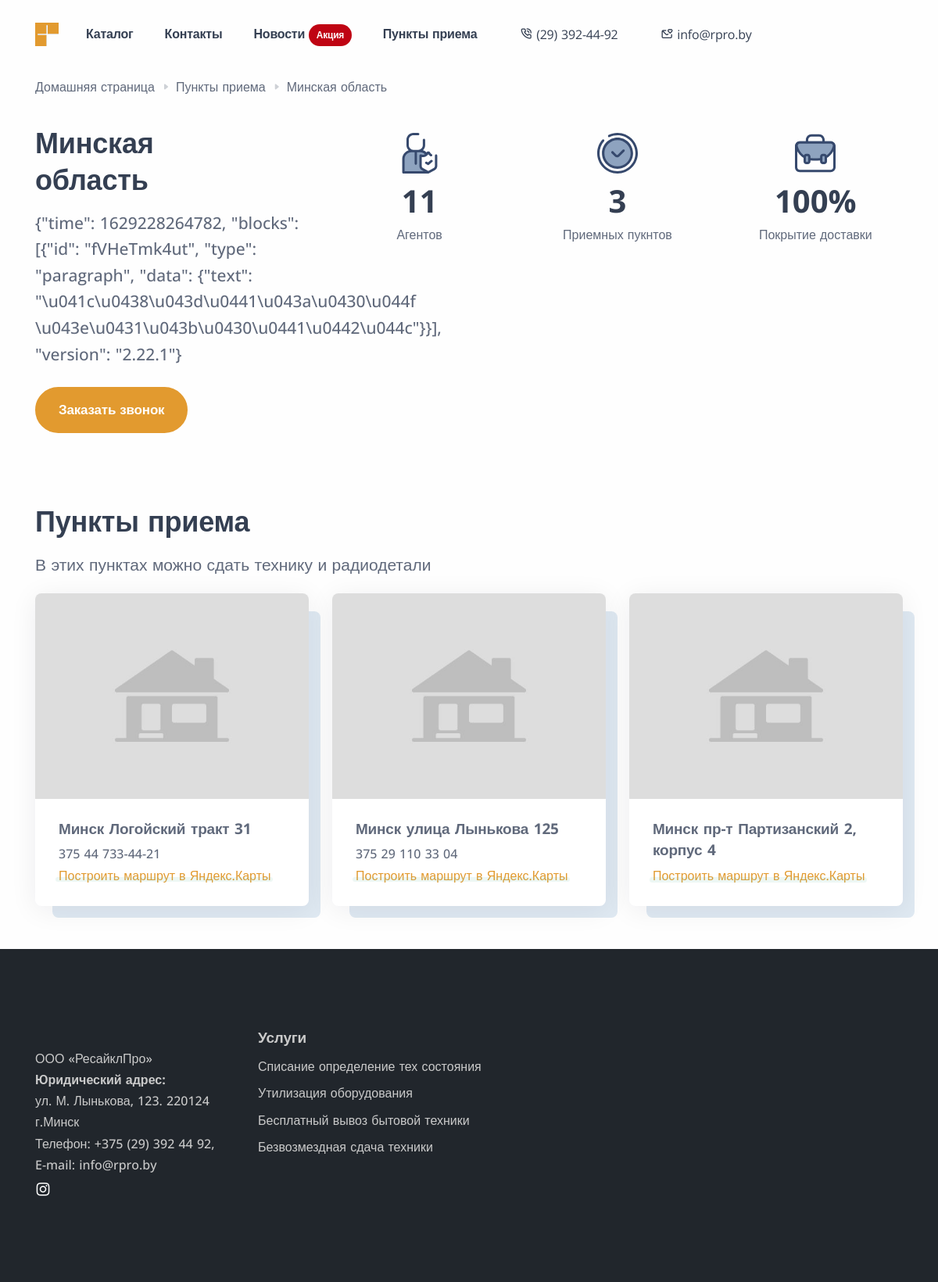
The app's page /region/minsk, older data.
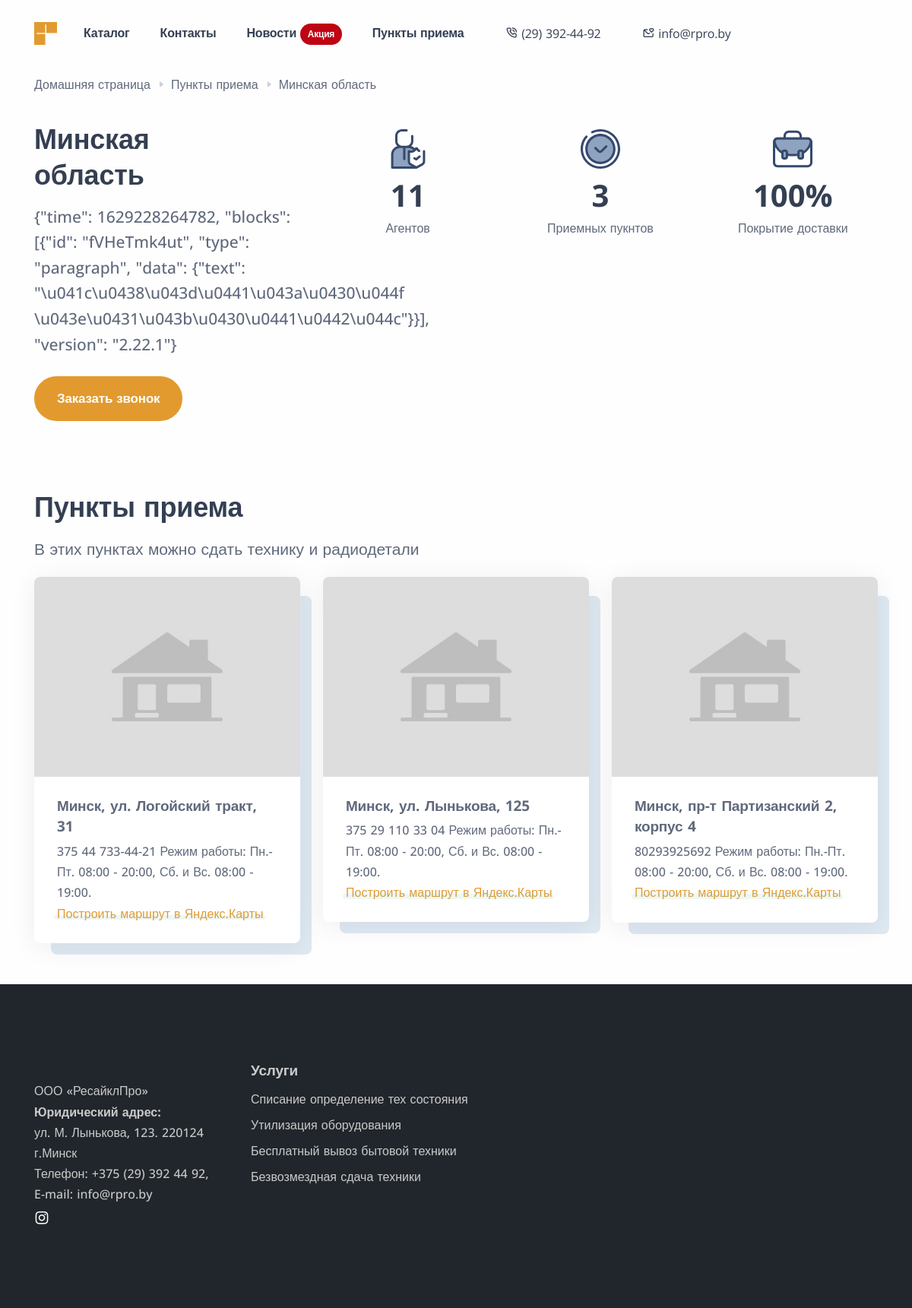
The same page, newer data.
### recycle/models.py (models this page shows, shortened)
class Region(models.Model):
    region_name = models.CharField('Название региона', max_length=200)
    region_title = models.CharField('Заголовок для Open Graph (og:title)', max_length=200)
    region_metadesc = models.CharField('Описание для Open Graph (og:description)', max_length=300)
    region_slug = models.CharField('URL', max_length=200, default='region' + str(datetime.datetime.now()))
    region_short_desc = models.TextField('Короткое описание', blank=True)
    body_editorjs = EditorJsJSONField()
    pub_date = models.DateTimeField(default=datetime.datetime.now)

class Punkt(models.Model):
    punkt_name = models.CharField('Название пункта приема', max_length=200)
    punkt_title = models.CharField('Заголовок для Open Graph (og:title)', max_length=200)
    punkt_metadesc = models.CharField('Описание для Open Graph (og:description)', max_length=300)
    punkt_short_desc = models.TextField('Короткое описание', blank=True)
    punkt_geo = models.CharField('Описание description', max_length=300, default="55.659173,37.762848")
    punkt_image = models.ImageField('Изображение пункта')
    body_editorjs = EditorJsJSONField()
    region = models.ForeignKey(Region, on_delete=models.CASCADE)
    pub_date = models.DateTimeField(default=datetime.datetime.now)

### recycle/views.py (the view)
# urls.py: path('region/<str:region_slug>', views.RegionView.as_view(), name='region'),
class RegionView(View):
    def get(self, request, region_slug):
        region = Region.objects.get(region_slug=region_slug)
        return render(request, 'regionpage.html', {'region':region})

### RPRO/baseprocessor.py (called while the page is built)
def custom_proc(request):
    stock = False
    articles = Article.objects.all()
    for article in articles:
        if article.isStock == True:
            stock = True
    return {'stock': stock}

### templates/regionpage.html (shortened to what this page needs)
{% extends 'base.html' %}
{% load static %}
{% load editorjs %}
{% block content %}
    <div class="content-wrapper">
        <section class="wrapper bg-light">
            <div class="container pt-3">
                <nav aria-label="breadcrumb">
                  <ol class="breadcrumb" id="breadcrumblist" itemscope itemtype="http://schema.org/BreadcrumbList">
                    <li class="breadcrumb-item" itemprop="itemListElement" itemscope itemtype="http://schema.org/ListItem">
                        <a itemprop="item" href="/">Домашняя страница</a>
                    </li>
                    <li class="breadcrumb-item" itemprop="itemListElement" itemscope itemtype="http://schema.org/ListItem">
                        <a itemprop="item" href="{% url 'punkty'  %}">Пункты приема</a>
                    </li>
                    <li class="breadcrumb-item active" aria-current="page" itemprop="itemListElement" itemscope itemtype="http://schema.org/ListItem">
                        <a class="inactiveLink" itemprop="item" href="{% url 'region' region.region_slug  %}">{{ region.region_name }}</a>
                    </li>
                  </ol>
                </nav>
            </div>
    </section>
	<section class="container ">
<div class=" row pt-3">
					<div class="col-lg-4">
						<h1 class="display-4 mb-3 pe-xl-10">{{ region.region_name }}</h1>
						<p class="lead fs-lg mb-0 pe-xxl-10">{{ region.body_editorjs | editorjs }}</p>
                        <a href="#" class="btn btn-lg btn-primary rounded-pill me-2 mt-5" data-bs-toggle="modal" data-bs-target="#modal-01" style="margin-bottom: 40px;">Заказать звонок</a>
					</div>
					<div class="col-lg-8 mt-lg-2">
						<div class="row align-items-center counter-wrapper gy-6 text-center">
							<div class="col-md-4">
								<h3 class="counter" style="visibility: visible;">{{ region.agent_set.count }}</h3>
								<p>Агентов</p>
							</div>
							<div class="col-md-4">
								<h3 class="counter" style="visibility: visible;">{{ region.punkt_set.count }}</h3>
								<p>Приемных пукнтов</p>
							</div>
							<div class="col-md-4">
								<h3 class="counter" style="visibility: visible;">100%</h3>
								<p>Покрытие доставки</p>
							</div>
						</div>
					</div>
				</div>
		</section>
    <section class="container">
        <div class="row grid-view pt-10">
            <div class="pb-4">
            <h1 class="display-4 mb-3 pe-xl-10">Пункты приема</h1>
            <p class="lead fs-lg mb-0 pe-xxl-10">В этих пунктах можно сдать технику и радиодетали</p>
            </div>
            {% for punkt in region.punkt_set.all %}
				<div class="col-md-6 col-lg-4">
						<div class="position-relative">
							<div class="card shadow-lg">
								<figure class="card-img-top"><img class="img-fluid" src={{ punkt.punkt_image.url }} alt=""></figure>
								<div class="card-body px-6 py-5">
									<div class="mb-1 h4like">{{ punkt.punkt_name }}</div>
									<p class="mb-0">{{ punkt.punkt_short_desc }}</p>
                                    <span class="underline"><a target="_blank" href="https://yandex.ru/maps/?rtext=~{{ punkt.punkt_geo }}">Построить маршрут в Яндекс.Карты</a></span>
								</div>
							</div>
						</div>
					</div>
			{% endfor %}
				</div>
    </section> <br/><br/>
    </div>
{% endblock %}

### templates/base.html (shortened to what this page needs)
{% load static %}
<!DOCTYPE html>
<html lang="en">
<head>
    <link rel="stylesheet" href={% static "/css/plugins.css" %}>
    <link rel="stylesheet" href={% static "/css/style.css" %}>
    <link rel="stylesheet" href={% static "/css/theme/green.css" %}>
    <link rel="stylesheet" href="https://cdn.jsdelivr.net/npm/bootstrap-icons@1.5.0/font/bootstrap-icons.css">
</head>
<body>
    {% block header_class %}
    <header class="wrapper">
    {% endblock %}
        <nav class="navbar center-nav transparent navbar-expand-lg navbar-light">
            <div class="container flex-lg-row flex-nowrap align-items-center">
                <div class="navbar-brand me-3">
                    <a href="{% url 'home' %}">
                        <img class='logoimg' src="{% static '/img/logo.png' %}" alt=""/>
                    </a>
                </div>
                <div class="navbar-collapse offcanvas-nav">
                    <ul class="navbar-nav">
                        <li class="nav-item ">
                            <a class="nav-link" href="{% url 'category' %}">Каталог</a>
                        </li>
                        <li class="nav-item">
                            <a class="nav-link" href="{% url 'contact' %}">Контакты</a>
                        </li>
                        <li class="nav-item ">
                            <a class="nav-link" href="{% url 'news' %}">Новости {% if stock %}<span class="badge bg-red rounded-pill">Акция</span>{% endif %}</a>
                        </li>
                        <li class="nav-item">
                            <a class="nav-link" href="{% url 'punkty' %}">Пункты приема</a>
                        </li>
                        <li class="nav-item ms-3">
                            <a class="nav-link" href="tel:info@rpro.by" style="font-weight: normal;">
                                <i class="uil uil-phone-volume"></i> (29) 392-44-92
                            </a>
                        </li>
                        <li class="nav-item ms-3">
                            <a class="nav-link" href="mailto:info@rpro.by" style="font-weight: normal;">
                                <i class="uil uil-envelope-heart"></i> info@rpro.by
                            </a>
                        </li>
                    </ul>
                </div>
                </div>
            </nav>
{% block header_end %}
        </header>
{% endblock %}
{% block content %}
{% endblock %}
<footer class="bg-dark text-inverse">
    <div class="container py-13  py-md-15">
        <div class="row gy-6 gy-lg-0">
            <div class="col-md-4 col-lg-3">
                <div class="widget">
                                       <div itemscope itemtype="http://schema.org/Organization">
  <span itemprop="name">ООО «РесайклПро»</span>
  <div itemprop="address" itemscope itemtype="http://schema.org/PostalAddress">
      <b>Юридический адрес:</b></br>
      <span itemprop="streetAddress">ул. М. Лынькова, 123.</span>
      <span itemprop="postalCode">220124</span>
      <span itemprop="addressLocality"> г.Минск</span>
  </div>
    Телефон: <span itemprop="telephone">+375 (29) 392 44 92</span>,</br>
    E-mail: <span itemprop="email">info@rpro.by</span>
</div>
                    <nav class="nav social social-white">
                        <a href="https://www.instagram.com/rpro_by/"><i class="uil uil-instagram"></i></a>
                    </nav>
                </div>
            </div>
            <div class="col-md-4 col-lg-4">
                <div class="widget">
                    <div class="h4like" class="widget-title text-white mb-3">Услуги</div>
                    <ul class="list-unstyled mb-0">
                        <li><a href={% url 'spisanie' %}>Списание определение тех состояния</a></li>
                        <li><a href={% url 'yuriki' %}>Утилизация оборудования</a></li>
                        <li><a href={% url 'vyvoz' %}>Бесплатный вывоз бытовой техники</a></li>
                        <li><a href={% url 'bezvozm' %}>Безвозмездная сдача техники</a></li>
                    </ul>
                </div>
            </div>
        </div>
    </div>
</footer>
</body>
</html>

Row changes from the older to the newer data that the page shows:
changed Punkt: punkt_name "Минск Логойский тракт 31" → "Минск, ул. Логойский тракт, 31"; punkt_short_desc "375 44 733-44-21" → "375 44 733-44-21 Режим работы: Пн.-Пт. 08:00 - 20:00, Сб. и Вс. 08:00 - 19:00."
changed Punkt: punkt_name "Минск улица Лынькова 125" → "Минск, ул. Лынькова, 125"; punkt_short_desc "375 29 110 33 04" → "375 29 110 33 04 Режим работы: Пн.-Пт. 08:00 - 20:00, Сб. и Вс. 08:00 - 19:00."
changed Punkt: punkt_name "Минск пр-т Партизанский 2, корпус 4" → "Минск, пр-т Партизанский 2, корпус 4"; punkt_short_desc (not shown) → "80293925692 Режим работы: Пн.-Пт. 08:00 - 20:00, Сб. и Вс. 08:00 - 19:00."
